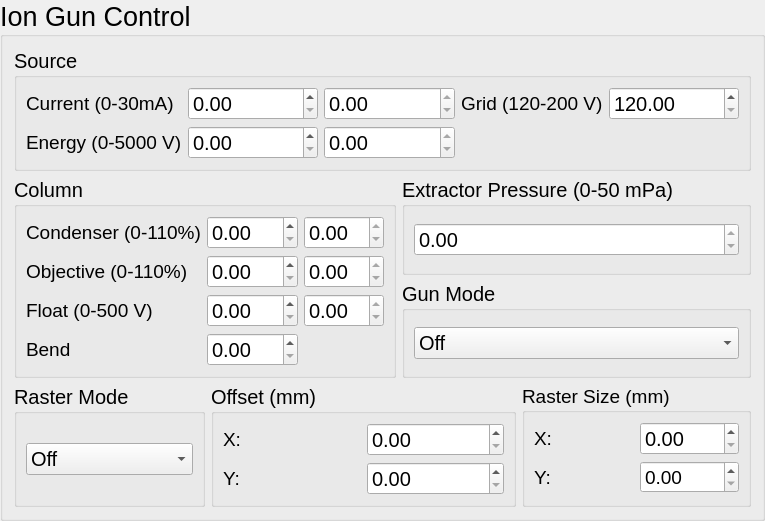
<?xml version="1.0" encoding="UTF-8"?>
<ui version="4.0">
 <class>IonGunControl</class>
 <widget class="QGroupBox" name="IonGunControl">
  <property name="geometry">
   <rect>
    <x>0</x>
    <y>0</y>
    <width>765</width>
    <height>461</height>
   </rect>
  </property>
  <property name="font">
   <font>
    <family>Helvetica Neue</family>
    <pointsize>20</pointsize>
   </font>
  </property>
  <property name="windowTitle">
   <string>GroupBox</string>
  </property>
  <property name="locale">
   <locale language="English" country="UnitedStates"/>
  </property>
  <property name="title">
   <string>Ion Gun Control</string>
  </property>
  <layout class="QGridLayout" name="gridLayout">
   <item row="0" column="0" colspan="5">
    <widget class="QGroupBox" name="Source_box">
     <property name="font">
      <font>
       <family>Helvetica Neue</family>
       <pointsize>15</pointsize>
      </font>
     </property>
     <property name="title">
      <string>Source</string>
     </property>
     <layout class="QGridLayout" name="gridLayout_2">
      <item row="0" column="0">
       <widget class="QLabel" name="emission_current_label">
        <property name="font">
         <font>
          <family>Helvetica Neue</family>
          <pointsize>14</pointsize>
         </font>
        </property>
        <property name="text">
         <string>Current (0-30mA)</string>
        </property>
       </widget>
      </item>
      <item row="0" column="1">
       <widget class="QDoubleSpinBox" name="emission_current_target_doubleSpinBox">
        <property name="toolTip">
         <string>&lt;html&gt;&lt;head/&gt;&lt;body&gt;&lt;p&gt;Current&lt;/p&gt;&lt;/body&gt;&lt;/html&gt;</string>
        </property>
        <property name="maximum">
         <double>30.000000000000000</double>
        </property>
       </widget>
      </item>
      <item row="0" column="2">
       <widget class="QDoubleSpinBox" name="emission_current_readout_doubleSpinBox">
        <property name="readOnly">
         <bool>true</bool>
        </property>
       </widget>
      </item>
      <item row="0" column="3">
       <widget class="QLabel" name="grid_label">
        <property name="font">
         <font>
          <family>Helvetica Neue</family>
          <pointsize>14</pointsize>
         </font>
        </property>
        <property name="text">
         <string>Grid (120-200 V)</string>
        </property>
       </widget>
      </item>
      <item row="0" column="4">
       <widget class="QDoubleSpinBox" name="grid_target_doubleSpinBox">
        <property name="minimum">
         <double>120.000000000000000</double>
        </property>
        <property name="maximum">
         <double>200.000000000000000</double>
        </property>
       </widget>
      </item>
      <item row="1" column="0">
       <widget class="QLabel" name="energy_label">
        <property name="font">
         <font>
          <family>Helvetica Neue</family>
          <pointsize>14</pointsize>
         </font>
        </property>
        <property name="text">
         <string>Energy (0-5000 V)</string>
        </property>
       </widget>
      </item>
      <item row="1" column="1">
       <widget class="QDoubleSpinBox" name="energy_target_doubleSpinBox">
        <property name="maximum">
         <double>5000.000000000000000</double>
        </property>
       </widget>
      </item>
      <item row="1" column="2">
       <widget class="QDoubleSpinBox" name="energy_readout_doubleSpinBox">
        <property name="readOnly">
         <bool>true</bool>
        </property>
       </widget>
      </item>
     </layout>
    </widget>
   </item>
   <item row="1" column="0" rowspan="2" colspan="2">
    <widget class="QGroupBox" name="Column_box">
     <property name="font">
      <font>
       <family>Helvetica Neue</family>
       <pointsize>15</pointsize>
      </font>
     </property>
     <property name="title">
      <string>Column</string>
     </property>
     <layout class="QGridLayout" name="gridLayout_3">
      <item row="0" column="0">
       <widget class="QLabel" name="condenser_label">
        <property name="font">
         <font>
          <family>Helvetica Neue</family>
          <pointsize>14</pointsize>
         </font>
        </property>
        <property name="text">
         <string>Condenser (0-110%)</string>
        </property>
       </widget>
      </item>
      <item row="0" column="1">
       <widget class="QDoubleSpinBox" name="condenser_target_doubleSpinBox">
        <property name="maximum">
         <double>110.000000000000000</double>
        </property>
       </widget>
      </item>
      <item row="0" column="2">
       <widget class="QDoubleSpinBox" name="condenser_readout_doubleSpinBox">
        <property name="readOnly">
         <bool>true</bool>
        </property>
       </widget>
      </item>
      <item row="1" column="0">
       <widget class="QLabel" name="objective_label">
        <property name="font">
         <font>
          <family>Helvetica Neue</family>
          <pointsize>14</pointsize>
         </font>
        </property>
        <property name="text">
         <string>Objective (0-110%)</string>
        </property>
       </widget>
      </item>
      <item row="1" column="1">
       <widget class="QDoubleSpinBox" name="objective_target_doubleSpinBox">
        <property name="maximum">
         <double>110.000000000000000</double>
        </property>
       </widget>
      </item>
      <item row="1" column="2">
       <widget class="QDoubleSpinBox" name="objective_readout_doubleSpinBox">
        <property name="readOnly">
         <bool>true</bool>
        </property>
       </widget>
      </item>
      <item row="2" column="0">
       <widget class="QLabel" name="float_label">
        <property name="font">
         <font>
          <family>Helvetica Neue</family>
          <pointsize>14</pointsize>
         </font>
        </property>
        <property name="text">
         <string>Float (0-500 V)</string>
        </property>
       </widget>
      </item>
      <item row="2" column="1">
       <widget class="QDoubleSpinBox" name="float_target_doubleSpinBox">
        <property name="maximum">
         <double>500.000000000000000</double>
        </property>
       </widget>
      </item>
      <item row="2" column="2">
       <widget class="QDoubleSpinBox" name="float_readout_doubleSpinBox">
        <property name="readOnly">
         <bool>true</bool>
        </property>
       </widget>
      </item>
      <item row="3" column="0">
       <widget class="QLabel" name="bend_label">
        <property name="font">
         <font>
          <family>Helvetica Neue</family>
          <pointsize>14</pointsize>
         </font>
        </property>
        <property name="text">
         <string>Bend</string>
        </property>
       </widget>
      </item>
      <item row="3" column="1">
       <widget class="QDoubleSpinBox" name="bend_target_doubleSpinBox"/>
      </item>
     </layout>
    </widget>
   </item>
   <item row="1" column="2" colspan="3">
    <widget class="QGroupBox" name="Extractor_box">
     <property name="font">
      <font>
       <family>Helvetica Neue</family>
       <pointsize>15</pointsize>
      </font>
     </property>
     <property name="title">
      <string>Extractor Pressure (0-50 mPa)</string>
     </property>
     <layout class="QGridLayout" name="gridLayout_4">
      <item row="0" column="0">
       <widget class="QDoubleSpinBox" name="Extractor_readout_doubleSpinBox">
        <property name="readOnly">
         <bool>true</bool>
        </property>
       </widget>
      </item>
     </layout>
    </widget>
   </item>
   <item row="3" column="0">
    <widget class="QGroupBox" name="Raster_mode_box">
     <property name="font">
      <font>
       <family>Helvetica Neue</family>
       <pointsize>15</pointsize>
      </font>
     </property>
     <property name="title">
      <string>Raster Mode</string>
     </property>
     <layout class="QVBoxLayout" name="verticalLayout">
      <item>
       <widget class="QComboBox" name="Raster_comboBox">
        <item>
         <property name="text">
          <string>Off</string>
         </property>
        </item>
        <item>
         <property name="text">
          <string>Internal Raster</string>
         </property>
        </item>
        <item>
         <property name="text">
          <string>External Raster</string>
         </property>
        </item>
       </widget>
      </item>
     </layout>
    </widget>
   </item>
   <item row="3" column="1" colspan="2">
    <widget class="QGroupBox" name="Offset_box">
     <property name="font">
      <font>
       <family>Helvetica Neue</family>
       <pointsize>15</pointsize>
      </font>
     </property>
     <property name="title">
      <string>Offset (mm)</string>
     </property>
     <layout class="QGridLayout" name="gridLayout_7">
      <item row="0" column="0">
       <widget class="QLabel" name="X_off_label">
        <property name="font">
         <font>
          <family>Helvetica Neue</family>
          <pointsize>14</pointsize>
         </font>
        </property>
        <property name="text">
         <string>X:</string>
        </property>
       </widget>
      </item>
      <item row="0" column="1">
       <widget class="QDoubleSpinBox" name="X_offset_spinbox"/>
      </item>
      <item row="1" column="0">
       <widget class="QLabel" name="Y_off_label">
        <property name="font">
         <font>
          <family>Helvetica Neue</family>
          <pointsize>14</pointsize>
         </font>
        </property>
        <property name="text">
         <string>Y:</string>
        </property>
       </widget>
      </item>
      <item row="1" column="1">
       <widget class="QDoubleSpinBox" name="Y_offset_spinbox"/>
      </item>
     </layout>
    </widget>
   </item>
   <item row="3" column="3" colspan="2">
    <widget class="QGroupBox" name="Raster_size_box">
     <property name="font">
      <font>
       <family>Helvetica Neue</family>
       <pointsize>14</pointsize>
      </font>
     </property>
     <property name="title">
      <string>Raster Size (mm)</string>
     </property>
     <layout class="QGridLayout" name="gridLayout_8">
      <item row="0" column="0">
       <widget class="QLabel" name="X_Raster_label">
        <property name="font">
         <font>
          <family>Helvetica Neue</family>
          <pointsize>14</pointsize>
         </font>
        </property>
        <property name="text">
         <string>X:</string>
        </property>
       </widget>
      </item>
      <item row="0" column="1">
       <widget class="QDoubleSpinBox" name="X_raster_spinbox">
        <property name="font">
         <font>
          <pointsize>15</pointsize>
         </font>
        </property>
       </widget>
      </item>
      <item row="1" column="0">
       <widget class="QLabel" name="Y_Raster_label">
        <property name="font">
         <font>
          <family>Helvetica Neue</family>
          <pointsize>14</pointsize>
         </font>
        </property>
        <property name="text">
         <string>Y:</string>
        </property>
       </widget>
      </item>
      <item row="1" column="1">
       <widget class="QDoubleSpinBox" name="Y_raster_spinbox"/>
      </item>
     </layout>
    </widget>
   </item>
   <item row="2" column="2" colspan="3">
    <widget class="QGroupBox" name="Mode_gun_off_box">
     <property name="font">
      <font>
       <family>Helvetica Neue</family>
       <pointsize>15</pointsize>
      </font>
     </property>
     <property name="title">
      <string>Gun Mode</string>
     </property>
     <layout class="QGridLayout" name="gridLayout_5">
      <item row="0" column="0">
       <widget class="QComboBox" name="Gun_mode_comboBox">
        <item>
         <property name="text">
          <string>Off</string>
         </property>
        </item>
        <item>
         <property name="text">
          <string>Blanking</string>
         </property>
        </item>
        <item>
         <property name="text">
          <string>Standby</string>
         </property>
        </item>
        <item>
         <property name="text">
          <string>Active</string>
         </property>
        </item>
       </widget>
      </item>
     </layout>
    </widget>
   </item>
  </layout>
 </widget>
 <resources/>
 <connections/>
</ui>
